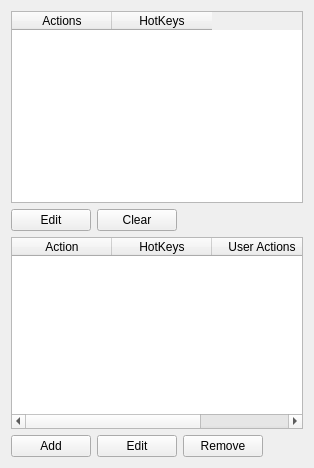
     <widget class="TabBar" name="tabHotKeys">
      <property name="locale">
       <locale language="English" country="UnitedStates"/>
      </property>
      <attribute name="title">
       <string>HotKeys</string>
      </attribute>
      <layout class="QVBoxLayout" name="verticalLayout_4">
       <item>
        <widget class="QTableWidget" name="tabHotKey_lstHotKey">
         <column>
          <property name="text">
           <string>Actions</string>
          </property>
         </column>
         <column>
          <property name="text">
           <string>HotKeys</string>
          </property>
         </column>
        </widget>
       </item>
       <item>
        <layout class="QHBoxLayout" name="horizontalLayout_3">
         <item>
          <widget class="QPushButton" name="tabHotKeys_EditHotKey">
           <property name="text">
            <string>Edit</string>
           </property>
          </widget>
         </item>
         <item>
          <widget class="QPushButton" name="tabHotKeys_ClearHotKey">
           <property name="text">
            <string>Clear</string>
           </property>
          </widget>
         </item>
         <item>
          <spacer name="horizontalSpacer">
           <property name="orientation">
            <enum>Qt::Horizontal</enum>
           </property>
           <property name="sizeHint" stdset="0">
            <size>
             <width>40</width>
             <height>20</height>
            </size>
           </property>
          </spacer>
         </item>
        </layout>
       </item>
       <item>
        <widget class="QTableWidget" name="tabHotKey_lstUserActions">
         <column>
          <property name="text">
           <string>Action</string>
          </property>
         </column>
         <column>
          <property name="text">
           <string>HotKeys</string>
          </property>
         </column>
         <column>
          <property name="text">
           <string>User Actions</string>
          </property>
         </column>
        </widget>
       </item>
       <item>
        <layout class="QHBoxLayout" name="horizontalLayout_4">
         <item>
          <widget class="QPushButton" name="tabHotKeys_UserActionsAdd">
           <property name="text">
            <string>Add</string>
           </property>
          </widget>
         </item>
         <item>
          <widget class="QPushButton" name="tabHotKeys_UserActionsEdit">
           <property name="text">
            <string>Edit</string>
           </property>
          </widget>
         </item>
         <item>
          <widget class="QPushButton" name="tabHotKeys_UserActionsDel">
           <property name="text">
            <string>Remove</string>
           </property>
          </widget>
         </item>
         <item>
          <spacer name="horizontalSpacer_2">
           <property name="orientation">
            <enum>Qt::Horizontal</enum>
           </property>
           <property name="sizeHint" stdset="0">
            <size>
             <width>40</width>
             <height>20</height>
            </size>
           </property>
          </spacer>
         </item>
        </layout>
       </item>
      </layout>
     </widget>
